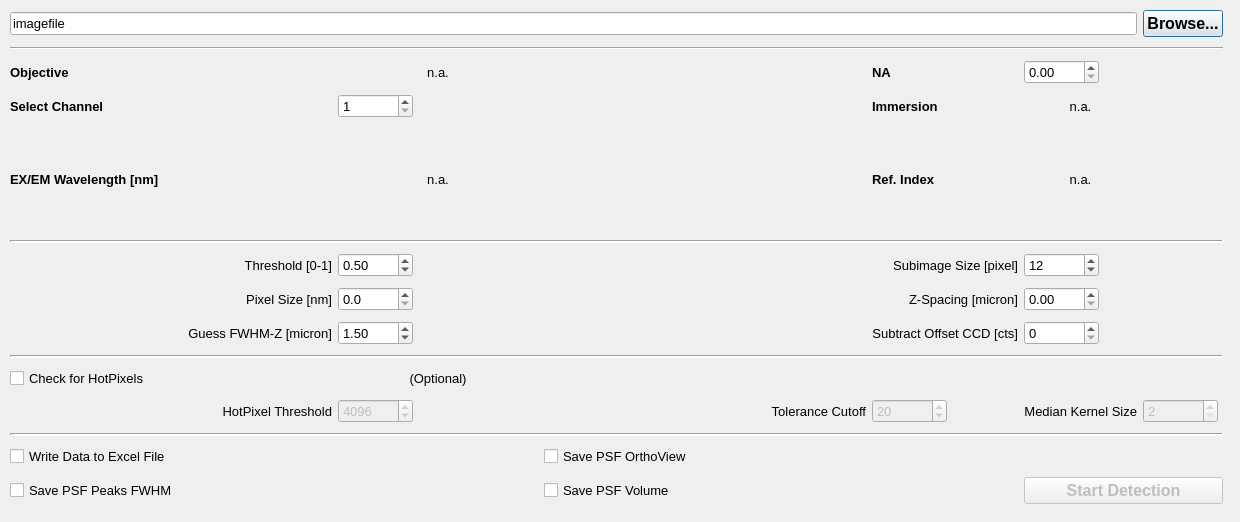
<?xml version="1.0" encoding="UTF-8"?>
<ui version="4.0">
 <class>PSF_XYZ_Dialog_BF_new</class>
 <widget class="QDialog" name="PSF_XYZ_Dialog_BF_new">
  <property name="geometry">
   <rect>
    <x>0</x>
    <y>0</y>
    <width>1240</width>
    <height>522</height>
   </rect>
  </property>
  <property name="sizePolicy">
   <sizepolicy hsizetype="Fixed" vsizetype="Fixed">
    <horstretch>0</horstretch>
    <verstretch>0</verstretch>
   </sizepolicy>
  </property>
  <property name="font">
   <font>
    <pointsize>10</pointsize>
   </font>
  </property>
  <property name="windowTitle">
   <string>PSF-XYZ Automatic Detection BF V2.0</string>
  </property>
  <widget class="QWidget" name="layoutWidget">
   <property name="geometry">
    <rect>
     <x>10</x>
     <y>10</y>
     <width>1213</width>
     <height>494</height>
    </rect>
   </property>
   <layout class="QGridLayout" name="gridLayout">
    <property name="horizontalSpacing">
     <number>6</number>
    </property>
    <property name="verticalSpacing">
     <number>10</number>
    </property>
    <item row="10" column="0">
     <widget class="QCheckBox" name="check_hotpixel">
      <property name="enabled">
       <bool>true</bool>
      </property>
      <property name="font">
       <font>
        <weight>50</weight>
        <bold>false</bold>
       </font>
      </property>
      <property name="text">
       <string>Check for HotPixels</string>
      </property>
     </widget>
    </item>
    <item row="14" column="0">
     <widget class="QCheckBox" name="checkBox_SavePeaks">
      <property name="text">
       <string>Save PSF Peaks FWHM</string>
      </property>
     </widget>
    </item>
    <item row="3" column="0">
     <widget class="QLabel" name="label_channel">
      <property name="font">
       <font>
        <weight>75</weight>
        <bold>true</bold>
       </font>
      </property>
      <property name="text">
       <string>Select Channel</string>
      </property>
     </widget>
    </item>
    <item row="2" column="3">
     <widget class="QLabel" name="label_objNA">
      <property name="font">
       <font>
        <weight>75</weight>
        <bold>true</bold>
       </font>
      </property>
      <property name="text">
       <string>NA</string>
      </property>
     </widget>
    </item>
    <item row="3" column="1">
     <widget class="QSpinBox" name="SpinBox_channel">
      <property name="enabled">
       <bool>true</bool>
      </property>
      <property name="sizePolicy">
       <sizepolicy hsizetype="Fixed" vsizetype="Fixed">
        <horstretch>0</horstretch>
        <verstretch>0</verstretch>
       </sizepolicy>
      </property>
      <property name="minimumSize">
       <size>
        <width>75</width>
        <height>0</height>
       </size>
      </property>
      <property name="minimum">
       <number>1</number>
      </property>
      <property name="maximum">
       <number>6</number>
      </property>
     </widget>
    </item>
    <item row="4" column="1">
     <widget class="QLabel" name="ExEm_text">
      <property name="text">
       <string>n.a.</string>
      </property>
      <property name="alignment">
       <set>Qt::AlignCenter</set>
      </property>
     </widget>
    </item>
    <item row="5" column="0" colspan="6">
     <widget class="Line" name="line_4">
      <property name="lineWidth">
       <number>2</number>
      </property>
      <property name="orientation">
       <enum>Qt::Horizontal</enum>
      </property>
     </widget>
    </item>
    <item row="2" column="4">
     <widget class="QDoubleSpinBox" name="SpinBox_NA">
      <property name="sizePolicy">
       <sizepolicy hsizetype="Fixed" vsizetype="Fixed">
        <horstretch>0</horstretch>
        <verstretch>0</verstretch>
       </sizepolicy>
      </property>
      <property name="minimumSize">
       <size>
        <width>75</width>
        <height>0</height>
       </size>
      </property>
      <property name="minimum">
       <double>0.000000000000000</double>
      </property>
      <property name="maximum">
       <double>1.700000000000000</double>
      </property>
      <property name="singleStep">
       <double>0.010000000000000</double>
      </property>
      <property name="value">
       <double>0.000000000000000</double>
      </property>
     </widget>
    </item>
    <item row="0" column="0" colspan="5">
     <widget class="QLineEdit" name="text_filename">
      <property name="enabled">
       <bool>true</bool>
      </property>
      <property name="text">
       <string>imagefile</string>
      </property>
     </widget>
    </item>
    <item row="0" column="5">
     <widget class="QPushButton" name="OpenFile">
      <property name="font">
       <font>
        <pointsize>12</pointsize>
        <weight>75</weight>
        <bold>true</bold>
       </font>
      </property>
      <property name="text">
       <string>Browse...</string>
      </property>
     </widget>
    </item>
    <item row="2" column="0">
     <widget class="QLabel" name="label_objname">
      <property name="font">
       <font>
        <weight>75</weight>
        <bold>true</bold>
       </font>
      </property>
      <property name="text">
       <string>Objective</string>
      </property>
     </widget>
    </item>
    <item row="6" column="0">
     <widget class="QLabel" name="label_threshold">
      <property name="font">
       <font>
        <weight>50</weight>
        <bold>false</bold>
       </font>
      </property>
      <property name="toolTip">
       <string>Threshold used to identify the peaks.</string>
      </property>
      <property name="text">
       <string>Threshold [0-1]</string>
      </property>
      <property name="alignment">
       <set>Qt::AlignRight|Qt::AlignTrailing|Qt::AlignVCenter</set>
      </property>
     </widget>
    </item>
    <item row="6" column="1">
     <widget class="QDoubleSpinBox" name="SpinBox_threshold">
      <property name="sizePolicy">
       <sizepolicy hsizetype="Fixed" vsizetype="Fixed">
        <horstretch>0</horstretch>
        <verstretch>0</verstretch>
       </sizepolicy>
      </property>
      <property name="minimumSize">
       <size>
        <width>75</width>
        <height>0</height>
       </size>
      </property>
      <property name="toolTip">
       <string/>
      </property>
      <property name="maximum">
       <double>1.000000000000000</double>
      </property>
      <property name="singleStep">
       <double>0.010000000000000</double>
      </property>
      <property name="value">
       <double>0.500000000000000</double>
      </property>
     </widget>
    </item>
    <item row="7" column="0">
     <widget class="QLabel" name="label_pixsize">
      <property name="toolTip">
       <string>Pixel Size in image plane.</string>
      </property>
      <property name="text">
       <string>Pixel Size [nm]</string>
      </property>
      <property name="alignment">
       <set>Qt::AlignRight|Qt::AlignTrailing|Qt::AlignVCenter</set>
      </property>
     </widget>
    </item>
    <item row="7" column="1">
     <widget class="QDoubleSpinBox" name="SpinBox_pixsize">
      <property name="enabled">
       <bool>true</bool>
      </property>
      <property name="sizePolicy">
       <sizepolicy hsizetype="Fixed" vsizetype="Fixed">
        <horstretch>0</horstretch>
        <verstretch>0</verstretch>
       </sizepolicy>
      </property>
      <property name="minimumSize">
       <size>
        <width>75</width>
        <height>0</height>
       </size>
      </property>
      <property name="toolTip">
       <string/>
      </property>
      <property name="decimals">
       <number>1</number>
      </property>
      <property name="minimum">
       <double>0.000000000000000</double>
      </property>
      <property name="maximum">
       <double>1000.000000000000000</double>
      </property>
      <property name="singleStep">
       <double>1.000000000000000</double>
      </property>
      <property name="value">
       <double>0.000000000000000</double>
      </property>
     </widget>
    </item>
    <item row="8" column="0">
     <widget class="QLabel" name="label_guess_fwhmz">
      <property name="toolTip">
       <string>Guess for FWHM-Z used tfor the Gauss Fit.</string>
      </property>
      <property name="text">
       <string>Guess FWHM-Z [micron]</string>
      </property>
      <property name="alignment">
       <set>Qt::AlignRight|Qt::AlignTrailing|Qt::AlignVCenter</set>
      </property>
     </widget>
    </item>
    <item row="8" column="1">
     <widget class="QDoubleSpinBox" name="SpinBox_guess_fwhmz">
      <property name="sizePolicy">
       <sizepolicy hsizetype="Fixed" vsizetype="Fixed">
        <horstretch>0</horstretch>
        <verstretch>0</verstretch>
       </sizepolicy>
      </property>
      <property name="minimumSize">
       <size>
        <width>75</width>
        <height>0</height>
       </size>
      </property>
      <property name="toolTip">
       <string/>
      </property>
      <property name="decimals">
       <number>2</number>
      </property>
      <property name="minimum">
       <double>0.100000000000000</double>
      </property>
      <property name="maximum">
       <double>5.000000000000000</double>
      </property>
      <property name="singleStep">
       <double>0.100000000000000</double>
      </property>
      <property name="value">
       <double>1.500000000000000</double>
      </property>
     </widget>
    </item>
    <item row="7" column="4">
     <widget class="QDoubleSpinBox" name="SpinBox_zspacing">
      <property name="enabled">
       <bool>true</bool>
      </property>
      <property name="sizePolicy">
       <sizepolicy hsizetype="Fixed" vsizetype="Fixed">
        <horstretch>0</horstretch>
        <verstretch>0</verstretch>
       </sizepolicy>
      </property>
      <property name="minimumSize">
       <size>
        <width>75</width>
        <height>0</height>
       </size>
      </property>
      <property name="minimum">
       <double>0.000000000000000</double>
      </property>
      <property name="maximum">
       <double>5.000000000000000</double>
      </property>
      <property name="singleStep">
       <double>0.002500000000000</double>
      </property>
      <property name="value">
       <double>0.000000000000000</double>
      </property>
     </widget>
    </item>
    <item row="13" column="0">
     <widget class="QCheckBox" name="writexls">
      <property name="enabled">
       <bool>true</bool>
      </property>
      <property name="text">
       <string>Write Data to Excel File</string>
      </property>
     </widget>
    </item>
    <item row="1" column="0" colspan="6">
     <widget class="Line" name="line_3">
      <property name="orientation">
       <enum>Qt::Horizontal</enum>
      </property>
     </widget>
    </item>
    <item row="4" column="0">
     <widget class="QLabel" name="label_ExEm">
      <property name="font">
       <font>
        <weight>75</weight>
        <bold>true</bold>
       </font>
      </property>
      <property name="text">
       <string>EX/EM Wavelength [nm]</string>
      </property>
     </widget>
    </item>
    <item row="2" column="1">
     <widget class="QLabel" name="objname_text">
      <property name="sizePolicy">
       <sizepolicy hsizetype="Fixed" vsizetype="Preferred">
        <horstretch>0</horstretch>
        <verstretch>0</verstretch>
       </sizepolicy>
      </property>
      <property name="minimumSize">
       <size>
        <width>200</width>
        <height>0</height>
       </size>
      </property>
      <property name="text">
       <string>n.a.</string>
      </property>
      <property name="alignment">
       <set>Qt::AlignCenter</set>
      </property>
     </widget>
    </item>
    <item row="6" column="4">
     <widget class="QSpinBox" name="SpinBox_subimage_size">
      <property name="sizePolicy">
       <sizepolicy hsizetype="Fixed" vsizetype="Fixed">
        <horstretch>0</horstretch>
        <verstretch>0</verstretch>
       </sizepolicy>
      </property>
      <property name="minimumSize">
       <size>
        <width>75</width>
        <height>0</height>
       </size>
      </property>
      <property name="minimum">
       <number>5</number>
      </property>
      <property name="maximum">
       <number>30</number>
      </property>
      <property name="value">
       <number>12</number>
      </property>
     </widget>
    </item>
    <item row="8" column="4">
     <widget class="QSpinBox" name="SpinBox_offset">
      <property name="sizePolicy">
       <sizepolicy hsizetype="Fixed" vsizetype="Fixed">
        <horstretch>0</horstretch>
        <verstretch>0</verstretch>
       </sizepolicy>
      </property>
      <property name="minimumSize">
       <size>
        <width>75</width>
        <height>0</height>
       </size>
      </property>
      <property name="minimum">
       <number>0</number>
      </property>
      <property name="maximum">
       <number>50000</number>
      </property>
      <property name="value">
       <number>0</number>
      </property>
     </widget>
    </item>
    <item row="13" column="2">
     <widget class="QCheckBox" name="checkBox_SaveOrthoView">
      <property name="text">
       <string>Save PSF OrthoView</string>
      </property>
     </widget>
    </item>
    <item row="14" column="2">
     <widget class="QCheckBox" name="checkBox_SavePSFVolume">
      <property name="text">
       <string>Save PSF Volume</string>
      </property>
     </widget>
    </item>
    <item row="14" column="4" colspan="2">
     <widget class="QPushButton" name="pushButton_StartCalc">
      <property name="enabled">
       <bool>false</bool>
      </property>
      <property name="font">
       <font>
        <pointsize>12</pointsize>
        <weight>75</weight>
        <bold>true</bold>
       </font>
      </property>
      <property name="text">
       <string>Start Detection</string>
      </property>
     </widget>
    </item>
    <item row="3" column="3">
     <widget class="QLabel" name="label_Immersion">
      <property name="font">
       <font>
        <weight>75</weight>
        <bold>true</bold>
       </font>
      </property>
      <property name="text">
       <string>Immersion</string>
      </property>
      <property name="alignment">
       <set>Qt::AlignLeading|Qt::AlignLeft|Qt::AlignVCenter</set>
      </property>
     </widget>
    </item>
    <item row="3" column="4">
     <widget class="QLabel" name="immersion_text">
      <property name="text">
       <string>n.a.</string>
      </property>
      <property name="alignment">
       <set>Qt::AlignCenter</set>
      </property>
     </widget>
    </item>
    <item row="4" column="3">
     <widget class="QLabel" name="label_RI">
      <property name="font">
       <font>
        <weight>75</weight>
        <bold>true</bold>
       </font>
      </property>
      <property name="text">
       <string>Ref. Index</string>
      </property>
      <property name="alignment">
       <set>Qt::AlignLeading|Qt::AlignLeft|Qt::AlignVCenter</set>
      </property>
     </widget>
    </item>
    <item row="4" column="4">
     <widget class="QLabel" name="ri_text">
      <property name="text">
       <string>n.a.</string>
      </property>
      <property name="alignment">
       <set>Qt::AlignCenter</set>
      </property>
     </widget>
    </item>
    <item row="12" column="0" colspan="6">
     <widget class="Line" name="line_5">
      <property name="lineWidth">
       <number>2</number>
      </property>
      <property name="orientation">
       <enum>Qt::Horizontal</enum>
      </property>
     </widget>
    </item>
    <item row="9" column="0" colspan="6">
     <widget class="Line" name="line_2">
      <property name="lineWidth">
       <number>2</number>
      </property>
      <property name="orientation">
       <enum>Qt::Horizontal</enum>
      </property>
     </widget>
    </item>
    <item row="11" column="1">
     <widget class="QDoubleSpinBox" name="SpinBox_hotpix_thresh">
      <property name="enabled">
       <bool>false</bool>
      </property>
      <property name="sizePolicy">
       <sizepolicy hsizetype="Fixed" vsizetype="Fixed">
        <horstretch>0</horstretch>
        <verstretch>0</verstretch>
       </sizepolicy>
      </property>
      <property name="minimumSize">
       <size>
        <width>75</width>
        <height>0</height>
       </size>
      </property>
      <property name="toolTip">
       <string/>
      </property>
      <property name="decimals">
       <number>0</number>
      </property>
      <property name="minimum">
       <double>255.000000000000000</double>
      </property>
      <property name="maximum">
       <double>65535.000000000000000</double>
      </property>
      <property name="singleStep">
       <double>1.000000000000000</double>
      </property>
      <property name="value">
       <double>4096.000000000000000</double>
      </property>
     </widget>
    </item>
    <item row="11" column="0">
     <widget class="QLabel" name="label_hotpixel_threshold">
      <property name="toolTip">
       <string>Size of subimage which is cut out to apply the 2D Gauss Fit.</string>
      </property>
      <property name="text">
       <string>HotPixel Threshold</string>
      </property>
      <property name="alignment">
       <set>Qt::AlignRight|Qt::AlignTrailing|Qt::AlignVCenter</set>
      </property>
     </widget>
    </item>
    <item row="11" column="2">
     <widget class="QLabel" name="label_tolerance">
      <property name="toolTip">
       <string>Size of subimage which is cut out to apply the 2D Gauss Fit.</string>
      </property>
      <property name="text">
       <string>Tolerance Cutoff</string>
      </property>
      <property name="alignment">
       <set>Qt::AlignRight|Qt::AlignTrailing|Qt::AlignVCenter</set>
      </property>
     </widget>
    </item>
    <item row="11" column="3">
     <widget class="QDoubleSpinBox" name="SpinBox_tolerance">
      <property name="enabled">
       <bool>false</bool>
      </property>
      <property name="sizePolicy">
       <sizepolicy hsizetype="Fixed" vsizetype="Fixed">
        <horstretch>0</horstretch>
        <verstretch>0</verstretch>
       </sizepolicy>
      </property>
      <property name="minimumSize">
       <size>
        <width>75</width>
        <height>0</height>
       </size>
      </property>
      <property name="toolTip">
       <string/>
      </property>
      <property name="decimals">
       <number>0</number>
      </property>
      <property name="minimum">
       <double>1.000000000000000</double>
      </property>
      <property name="maximum">
       <double>100.000000000000000</double>
      </property>
      <property name="singleStep">
       <double>1.000000000000000</double>
      </property>
      <property name="value">
       <double>20.000000000000000</double>
      </property>
     </widget>
    </item>
    <item row="11" column="4">
     <widget class="QLabel" name="label_kernelsize">
      <property name="toolTip">
       <string>Size of subimage which is cut out to apply the 2D Gauss Fit.</string>
      </property>
      <property name="text">
       <string>Median Kernel Size</string>
      </property>
      <property name="alignment">
       <set>Qt::AlignRight|Qt::AlignTrailing|Qt::AlignVCenter</set>
      </property>
     </widget>
    </item>
    <item row="11" column="5">
     <widget class="QDoubleSpinBox" name="SpinBox_kernelsize">
      <property name="enabled">
       <bool>false</bool>
      </property>
      <property name="sizePolicy">
       <sizepolicy hsizetype="Fixed" vsizetype="Fixed">
        <horstretch>0</horstretch>
        <verstretch>0</verstretch>
       </sizepolicy>
      </property>
      <property name="minimumSize">
       <size>
        <width>75</width>
        <height>0</height>
       </size>
      </property>
      <property name="toolTip">
       <string/>
      </property>
      <property name="decimals">
       <number>0</number>
      </property>
      <property name="minimum">
       <double>2.000000000000000</double>
      </property>
      <property name="maximum">
       <double>15.000000000000000</double>
      </property>
      <property name="singleStep">
       <double>1.000000000000000</double>
      </property>
      <property name="value">
       <double>2.000000000000000</double>
      </property>
     </widget>
    </item>
    <item row="6" column="3">
     <widget class="QLabel" name="label_subimage_size">
      <property name="toolTip">
       <string>Size of subimage which is cut out to apply the 2D Gauss Fit.</string>
      </property>
      <property name="text">
       <string>Subimage Size [pixel]</string>
      </property>
      <property name="alignment">
       <set>Qt::AlignRight|Qt::AlignTrailing|Qt::AlignVCenter</set>
      </property>
     </widget>
    </item>
    <item row="7" column="3">
     <widget class="QLabel" name="zspacing">
      <property name="toolTip">
       <string>Distance between 2 focal planes.</string>
      </property>
      <property name="text">
       <string>Z-Spacing [micron]</string>
      </property>
      <property name="alignment">
       <set>Qt::AlignRight|Qt::AlignTrailing|Qt::AlignVCenter</set>
      </property>
     </widget>
    </item>
    <item row="8" column="3">
     <widget class="QLabel" name="label_offset">
      <property name="toolTip">
       <string>Size of subimage which is cut out to apply the 2D Gauss Fit.</string>
      </property>
      <property name="text">
       <string>Subtract Offset CCD [cts]</string>
      </property>
      <property name="alignment">
       <set>Qt::AlignRight|Qt::AlignTrailing|Qt::AlignVCenter</set>
      </property>
     </widget>
    </item>
    <item row="10" column="1">
     <widget class="QLabel" name="label_hotpixel_option">
      <property name="toolTip">
       <string>Size of subimage which is cut out to apply the 2D Gauss Fit.</string>
      </property>
      <property name="text">
       <string>(Optional)</string>
      </property>
      <property name="alignment">
       <set>Qt::AlignCenter</set>
      </property>
     </widget>
    </item>
   </layout>
  </widget>
 </widget>
 <resources/>
 <connections/>
</ui>
